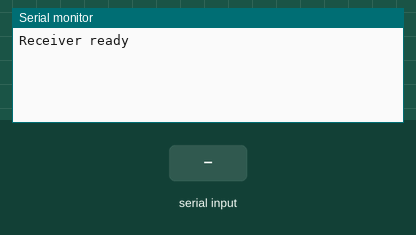
Recording of a sketch running on a simulated Arduino Mega 2560, built with avr-gcc and run on an emulated ATmega2560. On the bench: the last lines printed to the serial monitor. The inputs (shaded band) are chosen by the test bench.

Above: at 1.2 s.
1.3 s: "1" received over the second serial link
At 2.6 s:
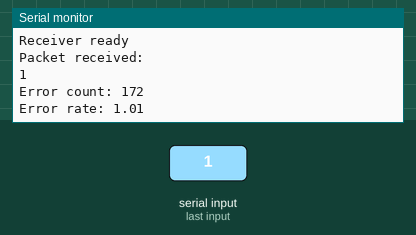
3.8 s: "0" received over the second serial link
At 4.6 s:
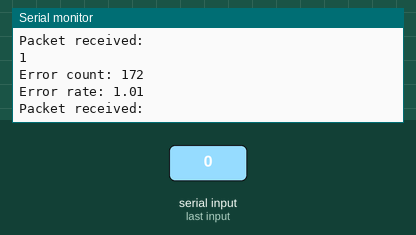
5.3 s: "2" received over the second serial link
At 6.9 s:
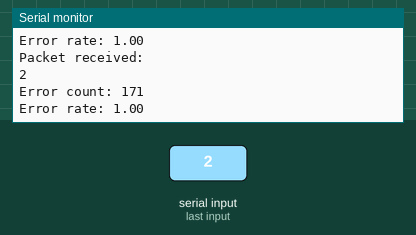

The sketch:

test_receive.ino
```cpp
// #include <Arduino.h>
#include <SoftwareSerial.h>

SoftwareSerial Serial2(13, 4, true); // RX, TX

const char syncword[] = "ricc";
const int syncword_length = sizeof(syncword) - 1;

// common baudrates
const unsigned long baudrates[] = {1200, 9600, 19200, 38400, 57600, 115200};
int baudrate_index = 1;

const char packet[] = "Never gonna give you up Never gonna let you down Never gonna run around and desert you Never gonna make you cry Never gonna say goodbye Never gonna tell a lie and hurt you";
const int packet_length = sizeof(packet) - 1;
int error_count = 1;

// payload container
char payload[packet_length + syncword_length + 1]; // +1 for null terminator
String payload_string;

void setup() {
    Serial.begin(115200);
    Serial.println("Receiver ready");

    baudrate_index = 1;

    // assume first index baudrate
    Serial2.begin(baudrates[baudrate_index]);
}

void loop() {
    // receive packet
    if (Serial2.available()) {
        Serial.println("Packet received: ");
        // store packet
        Serial2.readBytes(payload, packet_length + syncword_length);
        // print packet
        Serial.println(payload);

        // copy payload to string
        payload_string = payload;

        // check for syncword in packet
        if (payload_string.indexOf(syncword) != -1) {
            // remove syncword from packet
            payload_string.remove(0, syncword_length);
            // print packet
            Serial.println("Packet: ");
            Serial.println(payload_string);
        }

        // compare packet to original
        for (int i = 0; i < packet_length; i++) {
            if (payload_string[i] != packet[i]) {
                error_count++;
            }
        }

        // print error count
        Serial.print("Error count: ");
        Serial.println(error_count);

        // calculate error rate
        float error_rate = (float)error_count / (float)packet_length;
        Serial.print("Error rate: ");
        Serial.println(error_rate);

        error_count = 0; // reset error count
        Serial.println();
    }

    // Serial.print(digitalRead(3));
    // delay(1);
    // when not found, jump to next baudrate
    // else {
    //     // print baudrate
    //     Serial.print("Baudrate: ");
    //     Serial.println(baudrates[baudrate_index]);
    //     // print packet
    //     Serial.println("Packet: ");
    //     Serial.println(payload + syncword_length);
    //     // jump to next baudrate
    //     baudrate_index++;
    //     if (baudrate_index > 5) {
    //         baudrate_index = 0;
    //     }
    //     Serial2.end();
    //     Serial2.begin(baudrates[baudrate_index]);
    // }

}
```

Measured:
- after the input at 1.3 s, the serial monitor: prints a new line at once (image 1)
- after the input at 5.3 s, the serial monitor: prints a new line after 1.0 s (image 3)
